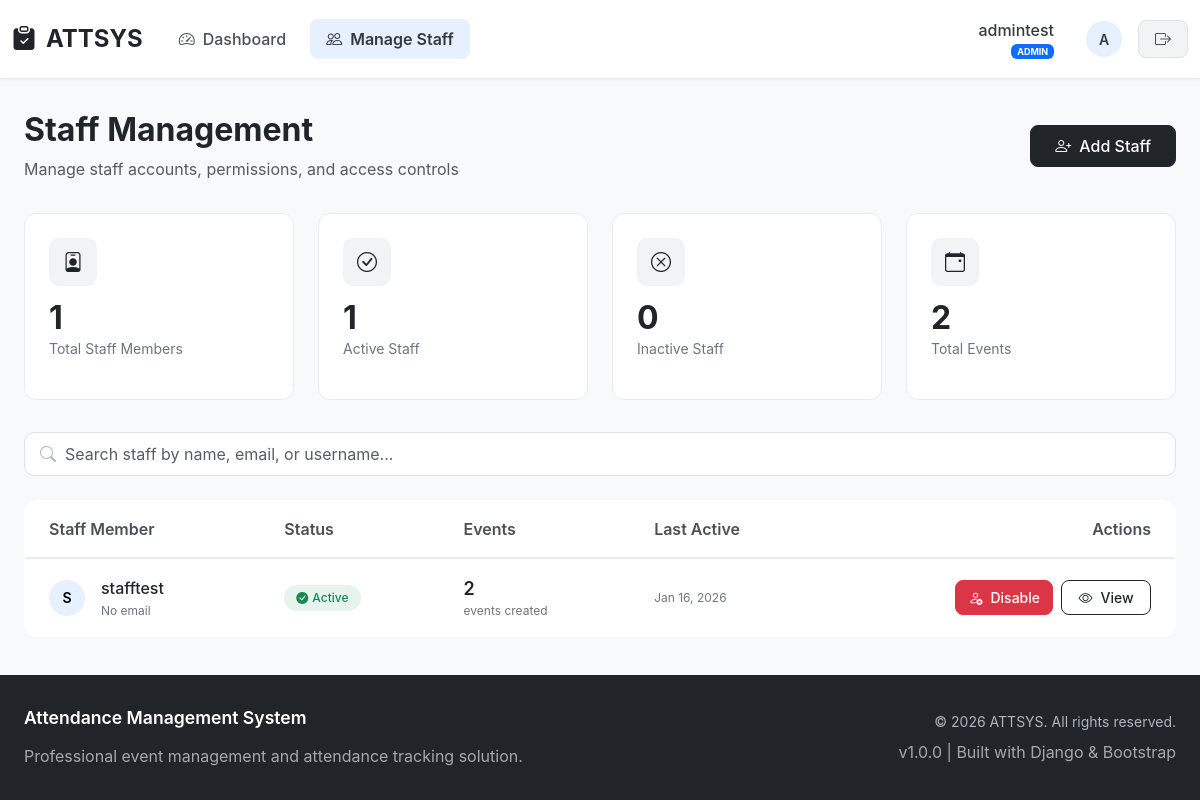
Before: /staff/ (signed in) with the older database file.
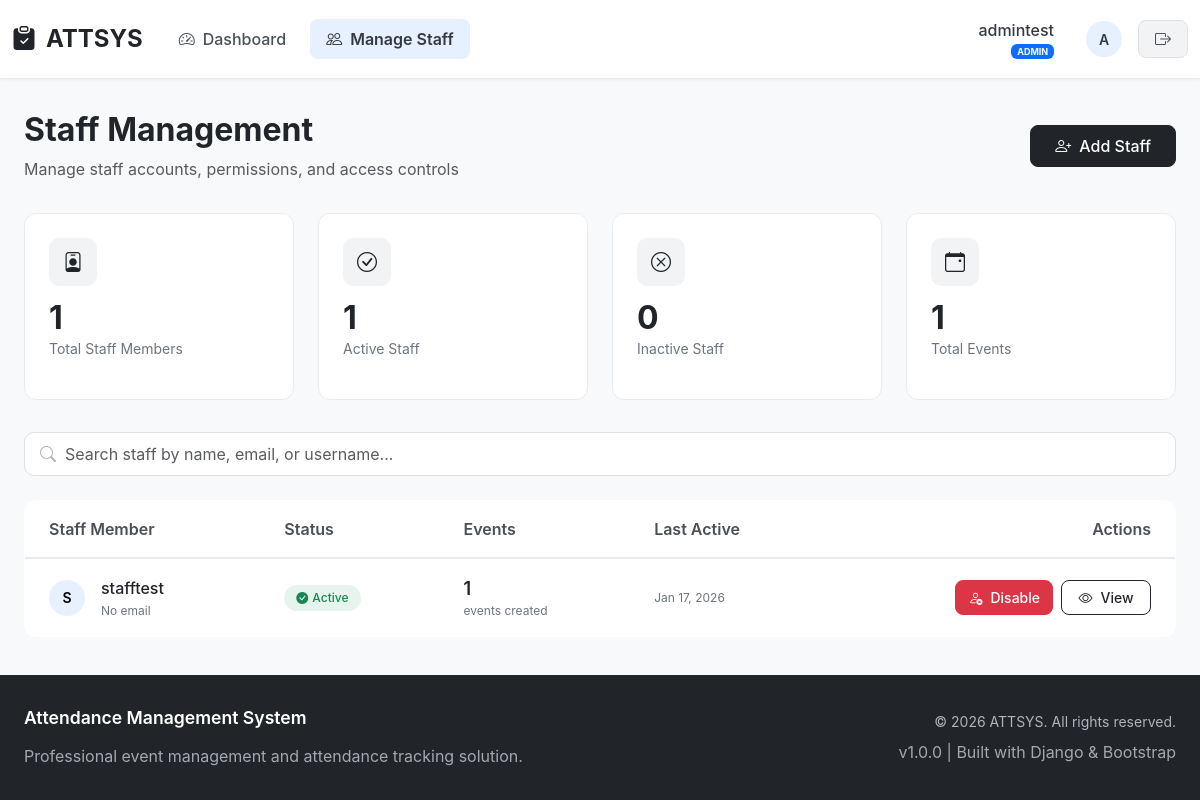
After: the same page with the newer database file.
### attsys/models.py (models this page shows, shortened)
class User(AbstractUser):
    ROLE_CHOICES = (
        ('ADMIN', 'Admin'),
        ('STAFF', 'Staff'),
    )
    role = models.CharField(max_length=10, choices=ROLE_CHOICES, default='STAFF')
    phone_number = models.CharField(max_length=15, blank=True)

### attsys/views.py (the view)
# urls.py: path('staff/', views.manage_staff, name='manage_staff'),
@login_required
def manage_staff(request):
    if not request.user.is_active:
        return redirect('login')
    if request.user.role != 'ADMIN':
        return HttpResponseForbidden("Admins only")
    staff_users = User.objects.filter(role='STAFF')
    active_staff_count = staff_users.filter(is_active=True).count()
    inactive_staff_count = staff_users.filter(is_active=False).count()
    total_events = Event.objects.count()
    return render(request, 'manage_staff.html', {
        'staff_users': staff_users,
        'active_staff_count': active_staff_count,
        'inactive_staff_count': inactive_staff_count,
        'total_events': total_events
    })

### attsys/templates/manage_staff.html (shortened to what the changed rows need)
{% extends 'base.html' %}
{% block content %}
<div class="staff-management-container">
    <div class="page-header">
        <div class="d-flex justify-content-between align-items-center">
            <div>
                <h1 class="h2 fw-bold mb-2 text-dark">Staff Management</h1>
            </div>
        </div>
    </div>
    <div class="stats-grid">
        <div class="stat-card">
            <div class="stat-icon">
                <i class="bi bi-calendar-event"></i>
            </div>
            <div class="stat-value">{{ total_events }}</div>
            <div class="stat-label">Total Events</div>
        </div>
    </div>
    <div class="table-responsive">
        <table class="table table-hover mb-0 staff-table">
            <thead>
                <tr>
                    <th class="ps-4">Staff Member</th>
                    <th>Status</th>
                    <th>Events</th>
                    <th>Last Active</th>
                    <th class="pe-4 text-end">Actions</th>
                </tr>
            </thead>
            <tbody id="staffTableBody">
                {% for staff in staff_users %}
                <tr class="staff-row" data-search="{{ staff.username }} {{ staff.email }}">
                    <td class="ps-4">
                        <div class="d-flex align-items-center">
                            <div class="user-avatar me-3">
                                {{ staff.username|first|upper }}
                            </div>
                            <div>
                                <div class="staff-name">{{ staff.username }}</div>
                                <div class="staff-email">{{ staff.email|default:"No email" }}</div>
                            </div>
                        </div>
                    </td>
                    <td>
                        {% if staff.is_active %}
                            <span class="status-badge status-active">
                                <i class="bi bi-check-circle-fill me-1"></i>
                                Active
                            </span>
                        {% else %}
                            <span class="status-badge status-inactive">
                                <i class="bi bi-x-circle-fill me-1"></i>
                                Disabled
                            </span>
                        {% endif %}
                    </td>
                    <td>
                        <div class="event-count">
                            {{ staff.events.count|default:0 }}
                        </div>
                        <div class="event-label">
                            events created
                        </div>
                    </td>
                    <td>
                        <div class="last-active">
                            {% if staff.last_login %}
                                {{ staff.last_login|date:"M d, Y" }}
                            {% else %}
                                Never logged in
                            {% endif %}
                        </div>
                    </td>
                    <td class="pe-4">
                        <div class="action-buttons">
                            <form method="post" action="{% url 'toggle_staff' staff.id %}" class="d-inline">
                                {% if staff.is_active %}
                                    <button type="submit" class="btn btn-toggle-danger btn-toggle">
                                        <i class="bi bi-person-x"></i>
                                        Disable
                                    </button>
                                {% else %}
                                    <button type="submit" class="btn btn-toggle-success btn-toggle">
                                        <i class="bi bi-person-check"></i>
                                        Enable
                                    </button>
                                {% endif %}
                            </form>
                            <button class="btn btn-outline-dark btn-toggle"
                                    onclick="viewStaffDetails('{{ staff.id }}')">
                                <i class="bi bi-eye"></i>
                                View
                            </button>
                        </div>
                    </td>
                </tr>
                {% endfor %}
            </tbody>
        </table>
    </div>
</div>
{% endblock %}

Changed rows visible on the page:
changed User "stafftest": events.count "2" → "1"; last_login "Jan 16, 2026" → "Jan 17, 2026"
Other visible differences:
{{ total_events }}: "2" → "1"
